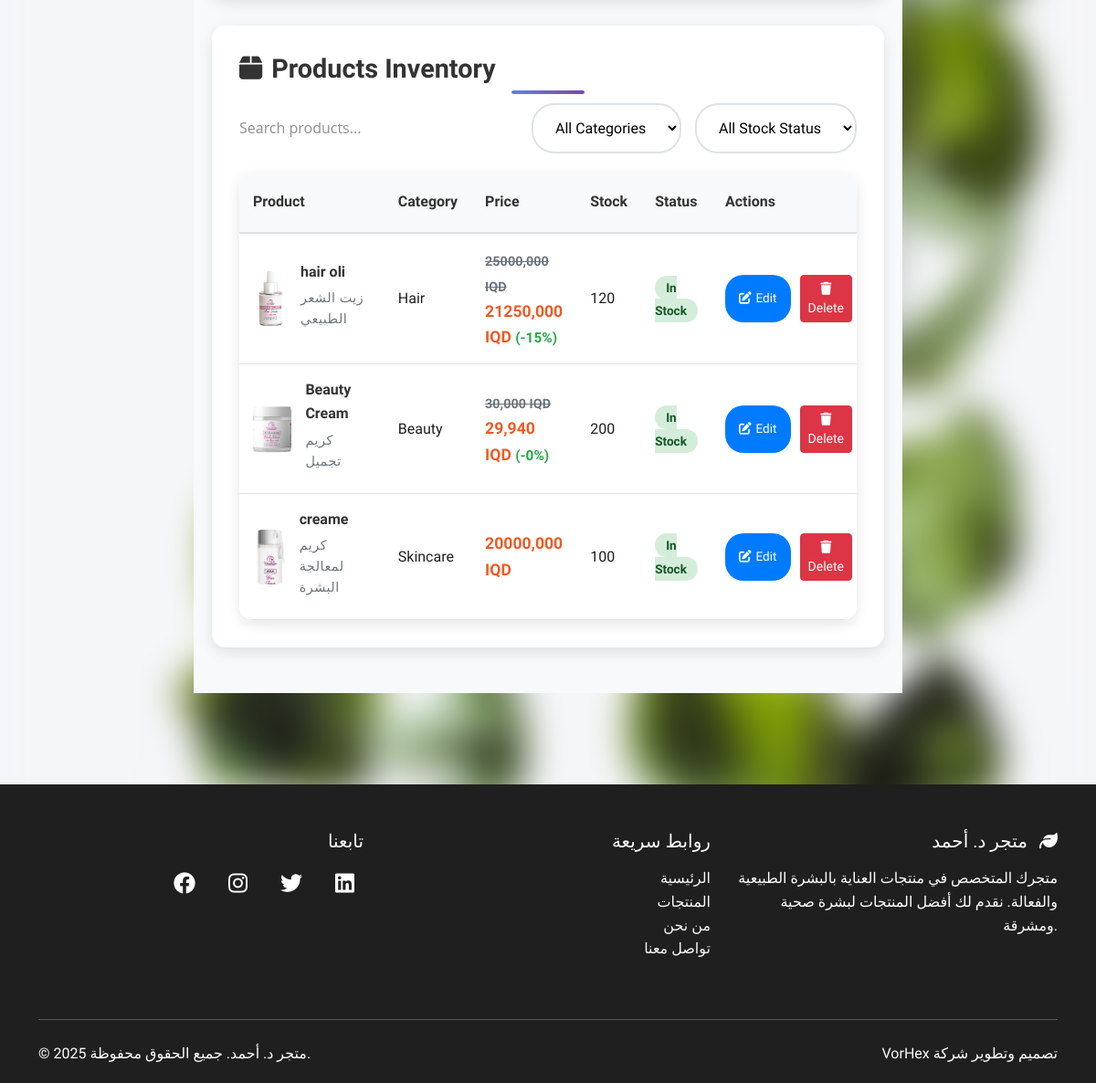
Before: /dashboard/ (lower part) with the older database file.
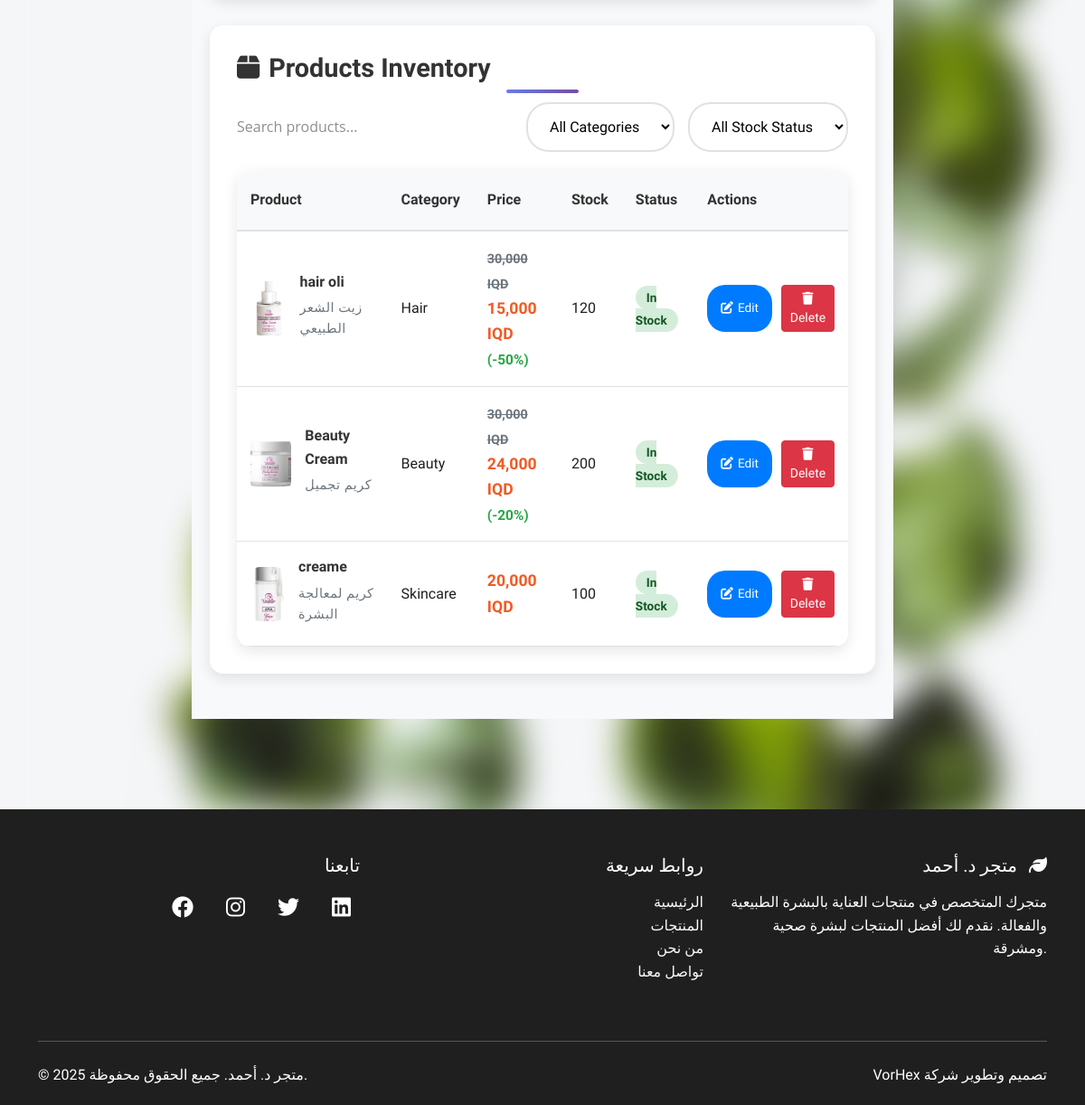
After: the same page with the newer database file.
### core/models.py (models this page shows, shortened)
class Product(models.Model):
    name = models.CharField(max_length=100)
    price = models.DecimalField(max_digits=10, decimal_places=2)
    description = models.TextField()
    category = models.CharField(max_length=100)
    stock = models.IntegerField()
    is_available = models.BooleanField(default=True)
    discount = models.DecimalField(max_digits=10, decimal_places=2, null=True, blank=True)
    created_at = models.DateTimeField(auto_now_add=True)
    updated_at = models.DateTimeField(auto_now=True)
    image = models.ImageField(upload_to='products/', null=True, blank=True)
    def get_discounted_price(self):
        if self.discount and self.discount > 0:
            discount_amount = (self.price * self.discount) / 100
            return self.price - discount_amount
        return self.price
    def get_discount_percentage(self):
        return self.discount if self.discount else 0

### core/views.py (the view)
# urls.py: path('dashboard/', dashboard, name='dashboard'),
def dashboard(request):
    search_query = request.GET.get('search', '')
    category_filter = request.GET.get('category', '')
    availability_filter = request.GET.get('availability', '')
    products = Product.objects.all().order_by('-created_at')
    if search_query:
        products = products.filter(
            Q(name__icontains=search_query) |
            Q(category__icontains=search_query) |
            Q(description__icontains=search_query)
        )
    if category_filter:
        products = products.filter(category__icontains=category_filter)
    if availability_filter == 'available':
        products = products.filter(is_available=True)
    elif availability_filter == 'unavailable':
        products = products.filter(is_available=False)
    paginator = Paginator(products, 10)  # Show 10 products per page
    page_number = request.GET.get('page')
    page_obj = paginator.get_page(page_number)
    total_products = Product.objects.count()
    in_stock_products = Product.objects.filter(stock__gt=10).count()
    low_stock_products = Product.objects.filter(stock__lte=10, stock__gt=0).count()
    out_of_stock_products = Product.objects.filter(stock=0).count()
    categories = Product.objects.values_list('category', flat=True).distinct().order_by('category')
    context = {
        'current_page': 'dashboard',
        'products': page_obj,
        'search_query': search_query,
        'category_filter': category_filter,
        'availability_filter': availability_filter,
        'categories': categories,
        'total_products': total_products,
        'in_stock_products': in_stock_products,
        'low_stock_products': low_stock_products,
        'out_of_stock_products': out_of_stock_products,
    }
    return render(request, 'dashboard.html', context)

### core/cart.py (called while the page is built)
    def get_total_items(self):
        return sum(item['quantity'] for item in self.cart.values())

### core/context_processors.py (called while the page is built)
def cart_context(request):
    cart = CartManager(request)
    cart_total_items = cart.get_total_items()
    return {
        'cart_total_items': cart_total_items,
        'cart_has_items': cart_total_items > 0,
    }

### templates/dashboard.html (shortened to what the changed rows need)
{% extends 'base.html' %}
{% load static %}
{% block content %}
<div class="dashboard-container">
    <div class="action-section">
        <h2 class="section-title">
            <i class="fas fa-box"></i>
            Products Inventory
        </h2>
        {% if products %}
            <div class="table-container" id="tableView">
                <table class="products-table" id="productsTable">
                    <thead>
                        <tr>
                            <th>Product</th>
                            <th>Category</th>
                            <th>Price</th>
                            <th>Stock</th>
                            <th>Status</th>
                            <th>Actions</th>
                        </tr>
                    </thead>
                    <tbody>
                        {% for product in products %}
                            <tr data-category="{{ product.category }}" data-stock="{% if product.stock > 10 %}in_stock{% elif product.stock > 0 %}low_stock{% else %}out_of_stock{% endif %}">
                                <td>
                                    <div style="display: flex; align-items: center; gap: 15px;">
                                        {% if product.image %}
                                            <img src="{{ product.image.url }}" alt="{{ product.name }}" class="product-image">
                                        {% else %}
                                            <div class="product-image" style="background: #f8f9fa; display: flex; align-items: center; justify-content: center; color: #6c757d;">
                                                <i class="fas fa-image"></i>
                                            </div>
                                        {% endif %}
                                        <div>
                                            <div class="product-name">{{ product.name }}</div>
                                            <div class="product-category">{{ product.description|truncatechars:50 }}</div>
                                        </div>
                                    </div>
                                </td>
                                <td>{{ product.category }}</td>
                                <td>
                                    <div class="price-display">
                                        {% if product.discount and product.discount > 0 %}
                                            <span style="text-decoration:line-through;color:#6c757d;font-size:0.9rem">{{ product.price|floatformat:3 }} IQD</span><br>
                                            {{ product.get_discounted_price|floatformat:3 }} IQD
                                            <small style="color:#28a745;font-weight:bold">(-{{ product.get_discount_percentage|floatformat:0 }}%)</small>
                                        {% else %}
                                            {{ product.price|floatformat:3 }} IQD
                                        {% endif %}
                                    </div>
                                </td>
                                <td>{{ product.stock }}</td>
                                <td>
                                    {% if product.stock > 10 %}
                                        <span class="stock-badge stock-in">In Stock</span>
                                    {% elif product.stock > 0 %}
                                        <span class="stock-badge stock-low">Low Stock</span>
                                    {% else %}
                                        <span class="stock-badge stock-out">Out of Stock</span>
                                    {% endif %}
                                </td>
                                <td>
                                    <div class="action-buttons">
                                        <a href="{% url 'edit_product' product.id %}" class="btn-edit">
                                            <i class="fas fa-edit"></i>
                                            Edit
                                        </a>
                                        <button class="btn btn-danger btn-sm" onclick="deleteProduct({{ product.id }}, `{{ product.name|escapejs }}`)">
                                             <i class="fas fa-trash"></i>
                                             Delete
                                         </button>
                                    </div>
                                </td>
                            </tr>
                        {% endfor %}
                    </tbody>
                </table>
            </div>
        {% endif %}
    </div>
</div>
{% endblock %}

Changed rows visible on the page:
changed Product "hair oli": price "25000,000" → "30,000"; get_discounted_price "21250,000" → "15,000"; get_discount_percentage "15" → "50"
changed Product "Beauty Cream": get_discounted_price "29,940" → "24,000"; get_discount_percentage "0" → "20"
changed Product "creame": price "20000,000" → "20,000"
